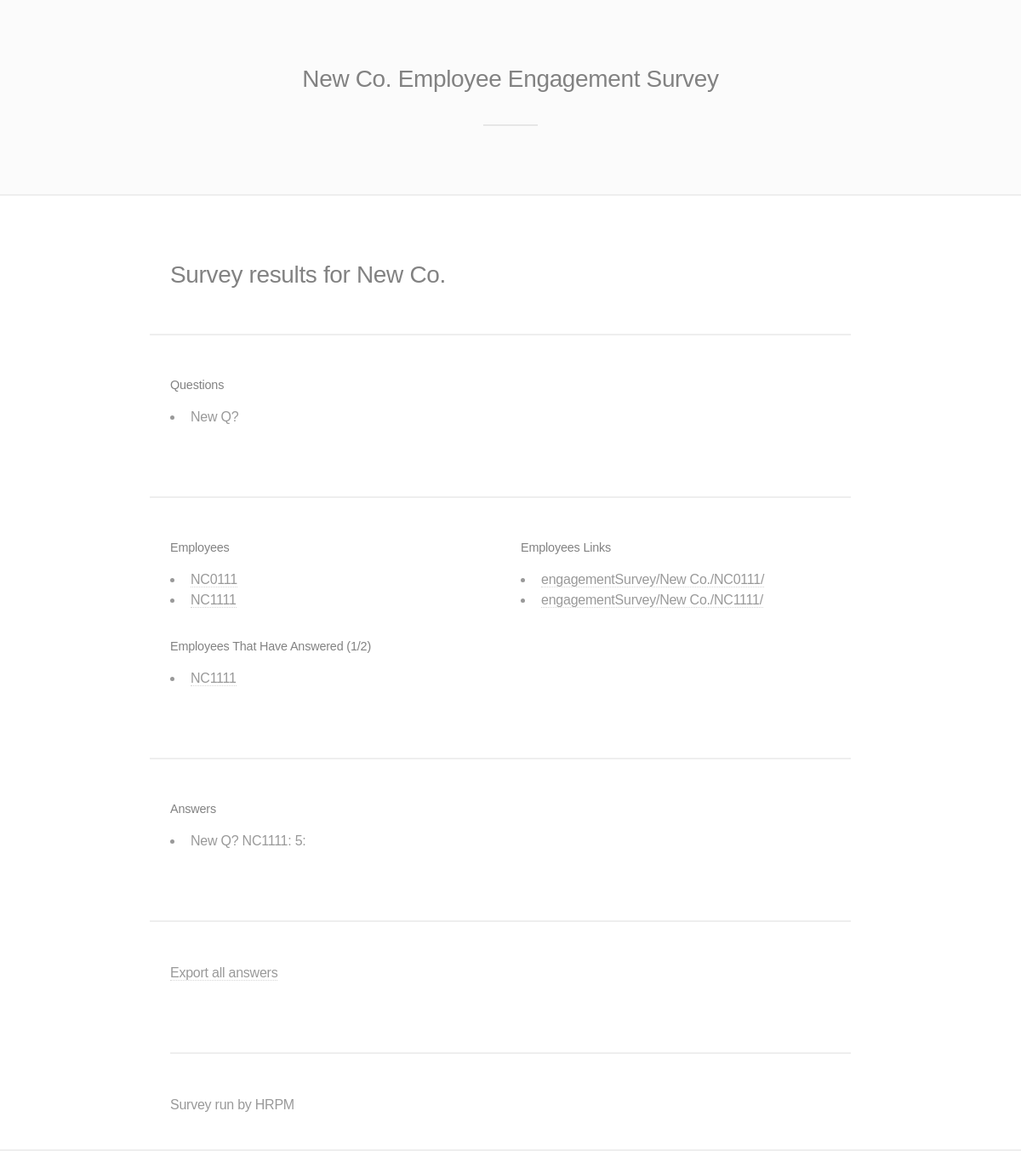
The page /engagementSurvey/New Co./results/ (signed in) on the database its author committed.
### engagementSurvey/models.py (models this page shows, shortened)
class Company(models.Model):
    cid = models.CharField(max_length=36, primary_key=True, default=str(uuid.uuid1()), editable=False)
    company_name =  models.CharField(max_length = 50)
    company_code = models.CharField(max_length = 2, unique=True)
    num_employees = models.IntegerField()
    questions = models.ManyToManyField(Question, blank=True)
    responses = models.ManyToManyField('Answer', blank=True)
    employees = models.ManyToManyField('Employee', blank=True, related_name='+')
    class Meta:
        verbose_name_plural = "Companies"
        ordering = ['company_name']

class Question(models.Model):
    question_id = models.CharField(max_length=36,primary_key=True, default=str(uuid.uuid1()), editable=False)
    question_text = models.CharField(max_length = 200)
    question_detail = models.CharField(max_length = 200, blank=True)
    default_text = models.CharField(max_length = 50, default = "Add additional info")
    QUESTION_TYPES = ( #could have these as subclasses
        ('G','1-7 Gallup'),
        ('GP','1-7 Gallup with text box'),
        ('TB','Text box'),
        ('SO','Single option'),
        ('MO','Multiple option'),
    )
    question_type = models.CharField(max_length=2, choices=QUESTION_TYPES, default = 'G')
    def __str__(self):
        return self.question_text
    class Meta:
        ordering = ['question_type','question_text']

class Employee(models.Model):
    eid = models.CharField(max_length=36, primary_key=True, default=str(uuid.uuid1()), editable=False)
    secret_id = models.CharField(max_length = 10)
    company = models.ForeignKey(Company, on_delete=models.CASCADE)
    has_answered = models.BooleanField(default=False)
    answer_time = models.DateTimeField(blank=True, null=True)
    EMPLOYEE_TYPES = (
        ('','- Level -'),
        ('UM','Upper Management'),
        ('MM','Middle Management'),
        ('LM','Lower Management'),
        ('OT','Other'),
    )
    e_type = models.CharField(max_length=2, choices=EMPLOYEE_TYPES, blank=True)
    EMPLOYEE_AREA = (
        ('','- Department -'),
        ('E','Education'),
        ('HR','Human Resources'),
        ('F','Finance'),
        ('M','Management'),
        ('O','Other'),
    )
    job_area = models.CharField(max_length=2, choices=EMPLOYEE_AREA, blank=True)
    def __str__(self):
        return(self.secret_id)
    class Meta:
        ordering = ['secret_id']

class Answer(models.Model):
    question = models.ForeignKey(Question, on_delete=models.CASCADE)
    employee = models.ForeignKey(Employee, on_delete=models.CASCADE)
    answer_value = models.SmallIntegerField(default=0)
    answer_text = models.CharField(max_length=500, blank=True)
    class Meta:
        ordering = ['employee','question']
    def __str__(self):
        return((self.question.__str__()) + " " + self.employee.__str__() + ": " + str(self.answer_value) + ": " + str(self.answer_text))

### engagementSurvey/views.py (the view)
# urls.py: path('<str:company_name>/results/', views.results, name='results'),
@login_required
def results(request, company_name):
    company = get_object_or_404(Company, company_name=company_name)
    company_employees = Employee.objects.filter(company=company)
    company_questions = company.questions.all()
    company_employees_answered = Employee.objects.filter(company=company, has_answered=True)
    company_answers = Answer.objects.filter(company=company)
    company_employees_answered_count = str(len(company_employees_answered)) + "/" + str(len(company_employees))
    context = {
        'company_name': company_name,
        'company_employees': company_employees,
        'company_questions': company_questions,
        'company_employees_answered': company_employees_answered,
        'company_employees_answered_count': company_employees_answered_count,
        'company_answers': company_answers,
    }
    return render(request, 'engagementSurvey/results.html', context)

### engagementSurvey/templates/engagementSurvey/results.html (shortened to what this page needs)
{% extends 'engagementSurvey/base.html' %}
{% block content %}
<header>
    <h2>Survey results for {{company_name}}</h2>
</header>
<div class="row">
    <div class="6u 12u$(medium)">
        <h5>Questions</h5>
        <ul>
        {% for question in company_questions %}
        <li>{{question}}</li>
        {% endfor %}
        </ul>
    </div>
</div>
<div class="row">
    <div class="6u 12u$(medium)">
            <h5>Employees</h5>
            <ul>
            {% for employee in company_employees %}
            <li><a href="/admin/engagementSurvey/employee/{{employee.eid}}/change/">{{employee}}</a></li>
            {% endfor %}
            </ul>
    </div>
    <div class="6u 12u$(medium)">
            <h5>Employees Links</h5>
            <ul>
            {% for employee in company_employees %}
            <li><a href="/engagementSurvey/{{company_name}}/{{employee.secret_id}}/">engagementSurvey/{{company_name}}/{{employee.secret_id}}/</a></li>
            {% endfor %}
            </ul>
    </div>
    <div class="6u 12u$(medium)">
            <h5>Employees That Have Answered ({{company_employees_answered_count}})</h5>
            <ul>
            {% for employee in company_employees_answered %}
            <li><a href="/admin/engagementSurvey/employee/{{employee.eid}}/change/">{{employee}}</a></li>
            {% endfor %}
            </ul>
    </div>
</div>
    <div class="row">
        <div class="6u 12u$(medium)">
            <h5>Answers</h5>
            <ul>
            {% for answer in company_answers %}
            <li>{{answer}}</li>
            {% endfor %}
            </ul>
        </div>
    </div>
    <div class="row">
        <div class="6u 12u$(medium)">
            <p>
            <a href="{% url 'engagementSurvey:export_answers_csv' company_name %}">Export all answers</a>
            </p>
        </div>
    </div>
    {% endblock %}

### engagementSurvey/templates/engagementSurvey/base.html (shortened to what this page needs)
{% load static %}
<html>
	<head>
        <link rel="stylesheet" type="text/css" href="{% static 'engagementSurvey/css/main.css' %}" />
    </head>
        <section id="three" class="wrapper style2 special">
            <header class="major">
                    <h2> {{company_name}} Employee Engagement Survey</h2>
            </header>
        </section>
    <body id="top">
        <div class="content">
            <section id="two" class="wrapper">
                <div class="inner alt">
                    {% block content %}{% endblock %}
                    <p>Survey run by HRPM</p>
                </div>
            </section>
        </div><br>
    </body><br>
</html>

### engagementSurvey/static/engagementSurvey/css/main.css (style rules this page uses)
html, body, div, span, applet, object, iframe, h1, h2, h3, h4, h5, h6, p, blockquote, pre, a, abbr, acronym, address, big, cite, code, del, dfn, em, img, ins, kbd, q, s, samp, small, strike, strong, sub, sup, tt, var, b, u, i, center, dl, dt, dd, ol, ul, li, fieldset, form, label, legend, table, caption, tbody, tfoot, thead, tr, th, td, article, aside, canvas, details, embed, figure, figcaption, footer, header, hgroup, menu, nav, output, ruby, section, summary, time, mark, audio, video { margin: 0; padding: 0; border: 0; font-size: 100%; font: inherit; vertical-align: baseline; }
article, aside, details, figcaption, figure, footer, header, hgroup, menu, nav, section { display: block; }
body { line-height: 1; }
ol, ul { list-style: none; }
body { -webkit-text-size-adjust: none; }
*, *:before, *:after { -moz-box-sizing: border-box; -webkit-box-sizing: border-box; box-sizing: border-box; }
.row { border-bottom: solid 1px transparent; -moz-box-sizing: border-box; -webkit-box-sizing: border-box; box-sizing: border-box; }
.row > * { float: left; -moz-box-sizing: border-box; -webkit-box-sizing: border-box; box-sizing: border-box; }
.row:after, .row:before { content: ''; display: block; clear: both; height: 0; }
.row > * { padding: 0 0 0 1.5em; }
.row { margin: 0 0 -1px -1.5em; }
.\36 u, .\36 u\24 { width: 50%; clear: none; margin-left: 0; }
@media screen and (max-width: 1680px) { .row > * { padding: 0 0 0 1.5em; } }
@media screen and (max-width: 1680px) { .row { margin: 0 0 -1px -1.5em; } }
@media screen and (max-width: 1280px) { .row > * { padding: 0 0 0 1.5em; } }
@media screen and (max-width: 1280px) { .row { margin: 0 0 -1px -1.5em; } }
body { -ms-overflow-style: scrollbar; }
body { background: #ffffff; }
body { color: #999999; }
html, input, select, textarea { font-size: 16pt; }
@media screen and (max-width: 1680px) { html, input, select, textarea { font-size: 13pt; } }
@media screen and (max-width: 1280px) { html, input, select, textarea { font-size: 12pt; } }
body, input, select, textarea { font-family: Arial, Helvetica, sans-serif; font-weight: normal; line-height: 1.5em; letter-spacing: -0.015em; }
a { -moz-transition: color 0.2s ease-in-out, border-bottom-color 0.2s ease-in-out; -webkit-transition: color 0.2s ease-in-out, border-bottom-color 0.2s ease-in-out; -ms-transition: color 0.2s ease-in-out, border-bottom-color 0.2s ease-in-out; transition: color 0.2s ease-in-out, border-bottom-color 0.2s ease-in-out; text-decoration: none; border-bottom: dotted 1px; }
p { margin: 0 0 2em 0; }
h1, h2, h3, h4, h5, h6 { font-weight: normal; line-height: 1em; margin: 0 0 1em 0; letter-spacing: -0.0125em; }
h2 { font-size: 1.75em; line-height: 1.5em; }
h5 { font-size: 0.9em; line-height: 1.5em; }
a { color: inherit; border-bottom-color: #d6d6d6; }
h1, h2, h3, h4, h5, h6 { color: #828282; }
ul { list-style: disc; margin: 0 0 2em 0; padding-left: 1em; }
ul li { padding-left: 0.5em; }
section.special, article.special { text-align: center; }
header.major { margin: 0 0 2.5em 0; text-align: center; }
header.major:after { content: ''; border-bottom: solid 2px #e6e6e6; display: block; width: 4em; margin: 2em auto 0 auto; }
.wrapper { padding: 4.5em 0 2.5em 0 ; background-color: #ffffff; border-bottom: solid 2px #eeeeee; }
.wrapper > .inner { margin-left: auto; margin-right: auto; width: 50em; }
.wrapper > .inner.alt > * { border-top: solid 2px #eeeeee; margin-bottom: 0; margin-top: 3em; padding-top: 3em; }
.wrapper > .inner.alt > *:first-child { border-top: 0; margin-top: 0; padding-top: 0; }
.wrapper.style2 { background-color: #fbfbfb; color: #999999; }
.wrapper.style2 h1, .wrapper.style2 h2, .wrapper.style2 h3, .wrapper.style2 h4, .wrapper.style2 h5, .wrapper.style2 h6 { color: #828282; }

### rows shown on the page
Company: company_name "New Co."
Question: question_text "New Q?"
Employee: secret "NC0111", company_name "New Co.", secret_id "NC0111"
Employee: secret "NC1111", company_name "New Co.", secret_id "NC1111"
Answer: question+employee+answer_value "New Q? NC1111: 5:"

### other values the page prints
{{ company_employees_answered_count }} "1/2"
